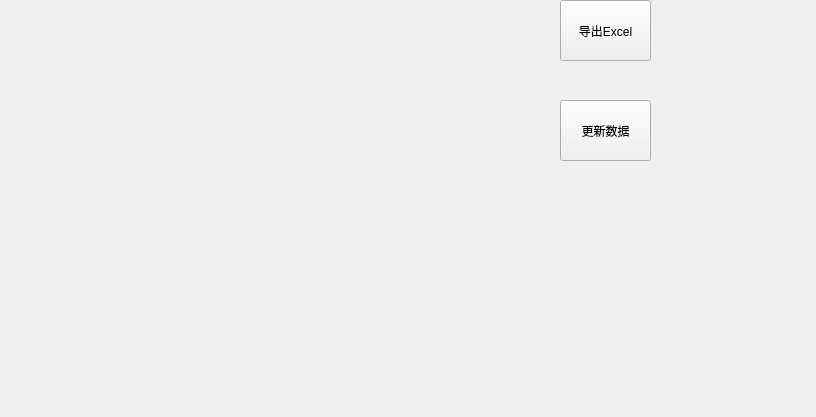
<?xml version="1.0" encoding="UTF-8"?>
<ui version="4.0">
 <class>StatisticsView</class>
 <widget class="QWidget" name="StatisticsView">
  <property name="geometry">
   <rect>
    <x>0</x>
    <y>0</y>
    <width>816</width>
    <height>417</height>
   </rect>
  </property>
  <property name="windowTitle">
   <string>Form</string>
  </property>
  <widget class="QPushButton" name="pushButton">
   <property name="geometry">
    <rect>
     <x>560</x>
     <y>0</y>
     <width>91</width>
     <height>61</height>
    </rect>
   </property>
   <property name="text">
    <string>导出Excel</string>
   </property>
  </widget>
  <widget class="QPushButton" name="pushButton_2">
   <property name="geometry">
    <rect>
     <x>560</x>
     <y>100</y>
     <width>91</width>
     <height>61</height>
    </rect>
   </property>
   <property name="text">
    <string>更新数据</string>
   </property>
  </widget>
 </widget>
 <resources/>
 <connections/>
</ui>
